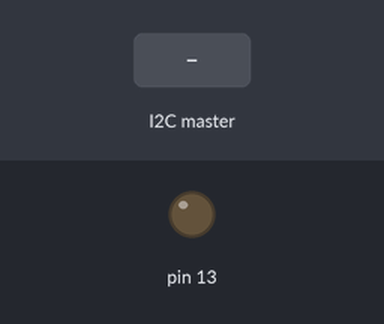
Recording of a sketch running on a simulated Arduino Uno, built with avr-gcc and run on an emulated ATmega328P. Parts: output pins drawn as LEDs (lit = HIGH). The inputs (shaded band) are chosen by the test bench. What the sketch prints to the serial monitor is not drawn.

Above: at 1.2 s.
1.3 s: the I2C master sends the byte 1
At 2.4 s:
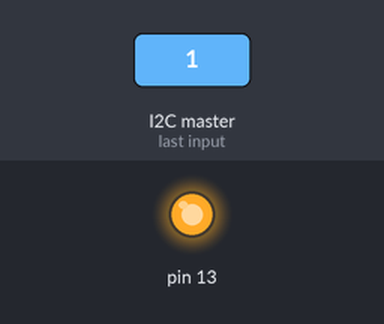
2.8 s: the I2C master sends the byte 0
At 3.6 s:
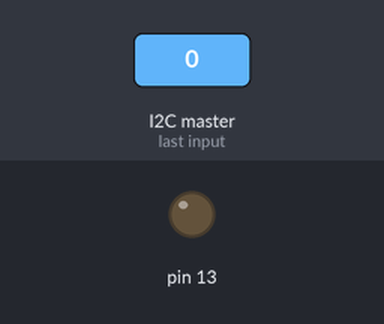
4.3 s: the I2C master sends the byte 2
At 4.7 s:
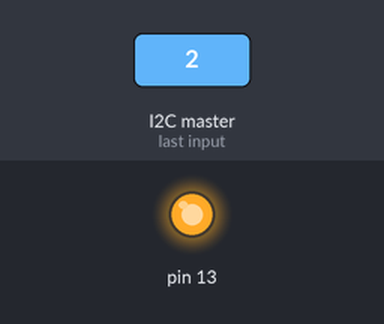
Timing chart, 0 to 7.3 s (numbered marks = the images above; inputs shaded):
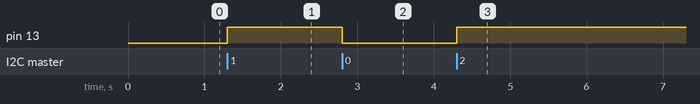

The sketch:

12C_EXP1_MASTER.ino
```cpp
#include <Wire.h>

char cba; //Gonna use it to print it as character
byte y;
int state = 0;

void setup() {
  Serial.begin(9600);
  pinMode(13, OUTPUT);
  Wire.begin(8); //Slave has to know which pin has to be readed.
  Wire.onReceive(Print);
  //When data is received, it will jump to void Print() function.
}

void loop() {
  Serial.println(Wire.available());
}

void Print()
{
  if (Wire.available()>0)  {
//     cba = Wire.read();
      state = !state;
      digitalWrite(13, state);
//      Serial.print(state);
//      Serial.print("\t");
//      Serial.println(Wire.read());
      //delay(2000);
  }
}

/* 1. If our slave receives the character,
 *    it will be converted and printed as DEC number in SERIAL MONITER.
 *    Unless your storing variable is in CHAR, it will be printed in character.
 *
 *    If your storing variable is in INT, FLOAT, DOUBLE, BYTE or WORD.
 *    And want to print it as CHARACTER, USE Below code :
 *
 *    int x = char(Wire.read());
      Serial.println( x );

      char() is a function that will convert it to character.
 */
```

Measured:
- after the input at 1.3 s, pin 13: LOW → HIGH at once
- after the input at 2.8 s, pin 13: HIGH → LOW at once
- after the input at 4.3 s, pin 13: LOW → HIGH at once
